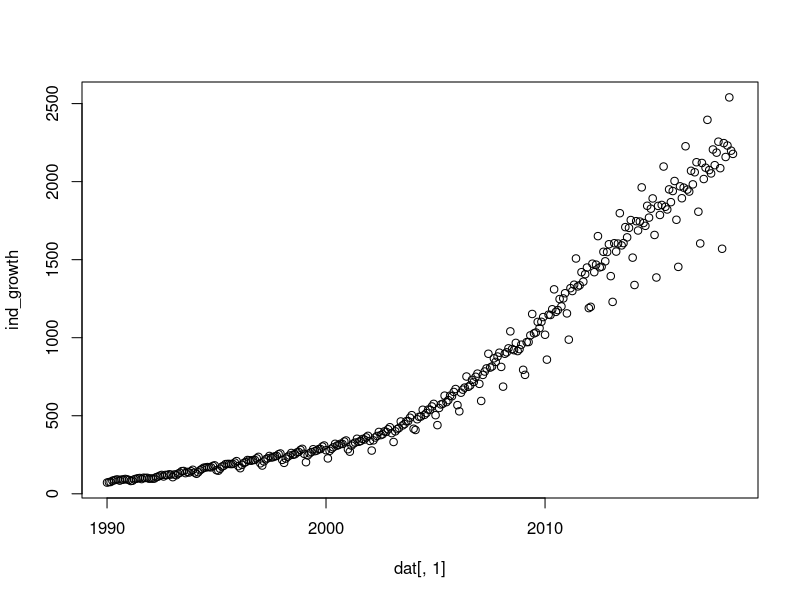
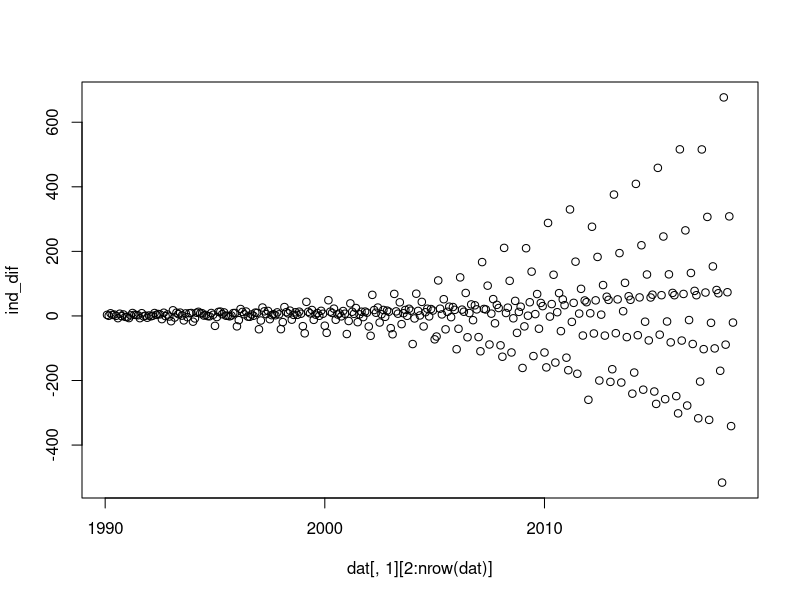
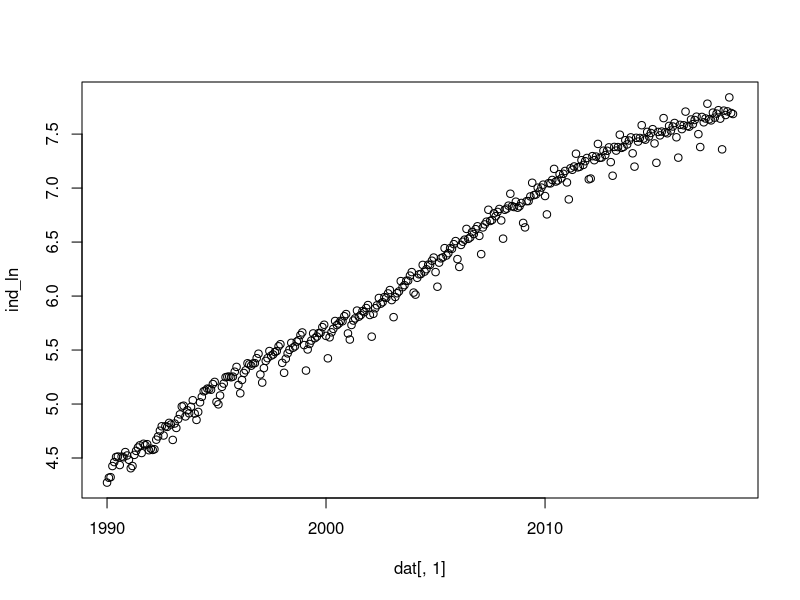
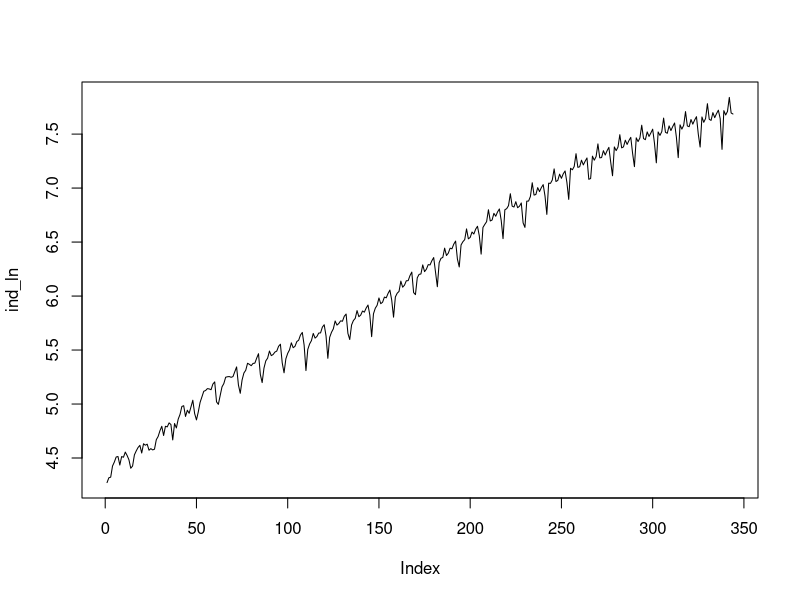
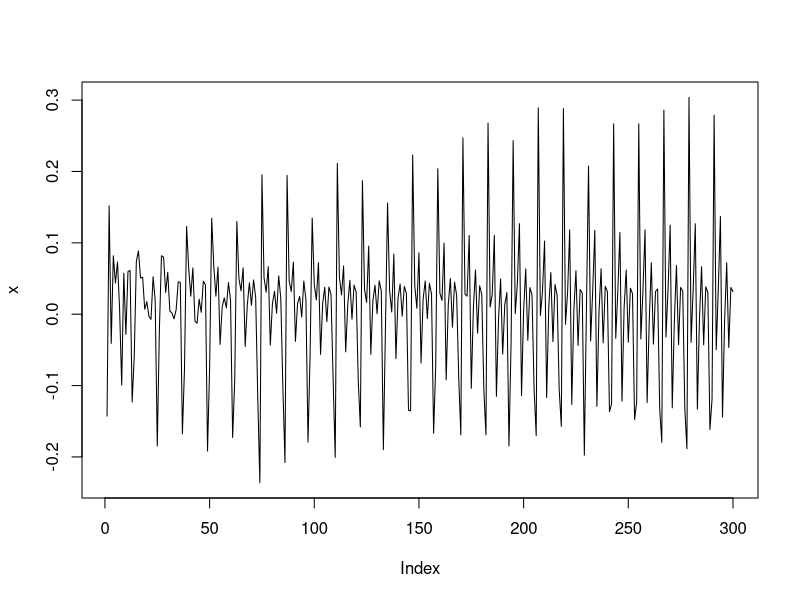
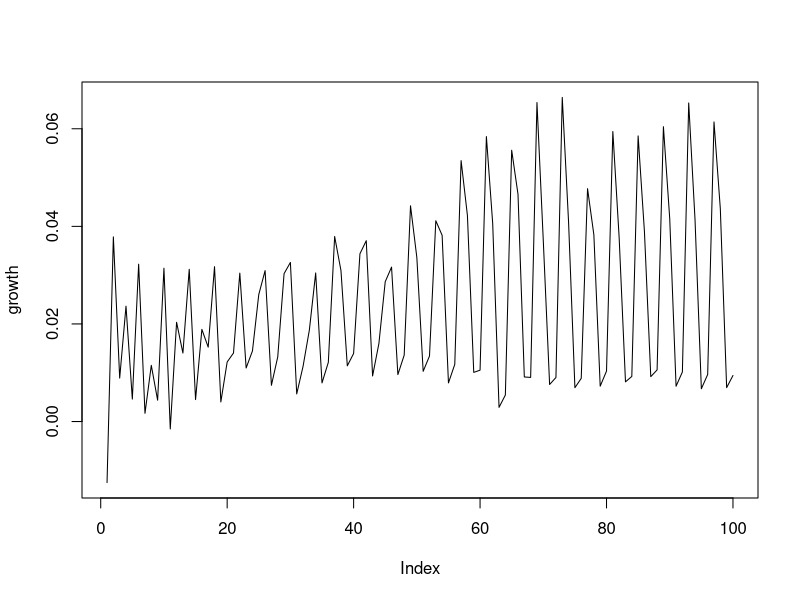

Recreate these plots in R, in order. (Note: this script raises an error after producing the figures.)
# 读入数据
setwd('E:/workspace_qdf/R')
dat <- read.csv('economicData/indGrowth.csv', header = T, stringsAsFactors = F)

# 平稳性检验
library('tseries') #载入tseries包
ind_growth <- dat[,2]
time <- dat[,1][2:nrow(dat)]
ind_dif <- diff(ind_growth)

dat[,1] <- as.Date(dat[,1])

#############################################(可跳过)
# 原始数据
plot(ind_growth~dat[,1])     # 作图
adf.test(ind_growth)         # ADF检验
# 获取对数&差分数据
ind_ln <- log(ind_growth)
ind_dif <- diff(ind_growth)
# 差分
plot(ind_dif~dat[,1][2:nrow(dat)]) # 作图
adf.test(ind_dif)                  # ADF检验
# 对数
plot(ind_ln~dat[,1])  # 作图
adf.test(ind_ln)      # ADF检验

# 对数再差分
lnind_dif <- diff(ind_ln)
plot(ind_ln, type='l')

#par(mfrow=c(2,1))############################
df <- as.data.frame(cbind(time, lnind_dif),
                    stringsAsFactors = F)
df[,2] <- as.numeric(df[,2])


# 取93-17年的数据
x <- df[36:335, 2]
adf.test(x)
plot(x, type = 'l')
draw <- seq(from=3, to=length(x), by=3)
growth <- (x[draw-2]*0.33+x[draw-1]*0.33+x[draw])*0.33
adf.test(growth)
plot(growth, type = 'l')

# 合并
fit <- cbind(idx_house, growth)
#fit <- na.omit(fit)
adf.test(fit[,1])
adf.test(fit[,2])

# 对NA进行插补
fit[1,1] <- fit[2,1]
na <- which(is.na(fit[,1]))
fit[,1][na] <- (fit[,1][na+1]+fit[,1][na-1])/2 # 上下平均值插补NA

# 现在都能通过平稳性检验
write.csv(fit, 'univariate.csv', row.names = T)

